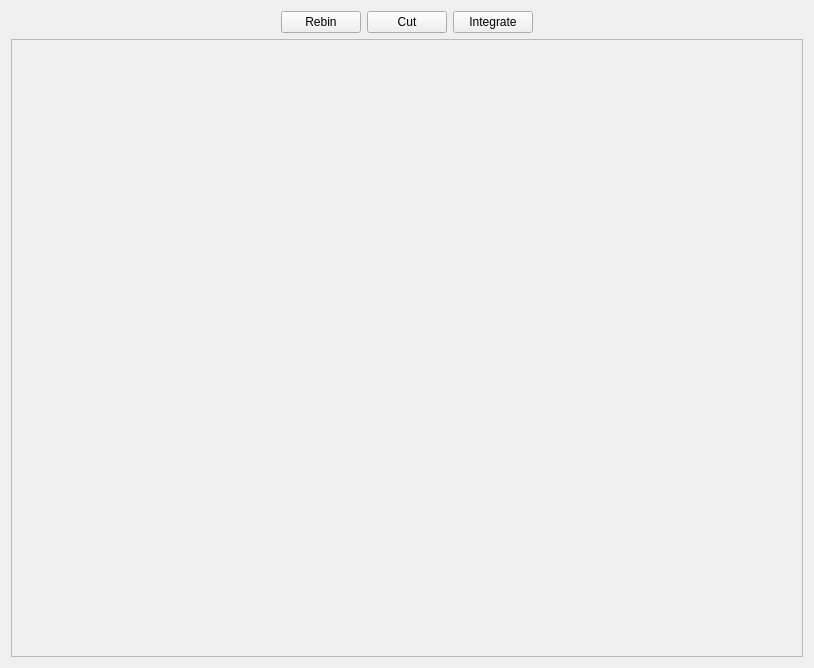
<?xml version="1.0" encoding="UTF-8"?>
<ui version="4.0">
 <class>StandardViewClass</class>
 <widget class="QWidget" name="StandardViewClass">
  <property name="geometry">
   <rect>
    <x>0</x>
    <y>0</y>
    <width>814</width>
    <height>668</height>
   </rect>
  </property>
  <property name="windowTitle">
   <string>StandardView</string>
  </property>
  <layout class="QGridLayout" name="gridLayout">
   <item row="0" column="0">
    <layout class="QHBoxLayout" name="horizontalLayout">
     <item>
      <spacer name="horizontalSpacer">
       <property name="orientation">
        <enum>Qt::Horizontal</enum>
       </property>
       <property name="sizeHint" stdset="0">
        <size>
         <width>40</width>
         <height>20</height>
        </size>
       </property>
      </spacer>
     </item>
     <item>
      <widget class="QPushButton" name="rebinButton">
       <property name="text">
        <string>Rebin</string>
       </property>
      </widget>
     </item>
     <item>
      <widget class="QPushButton" name="cutButton">
       <property name="text">
        <string>Cut</string>
       </property>
      </widget>
     </item>
     <item>
      <widget class="QPushButton" name="integrateButton">
       <property name="text">
        <string>Integrate</string>
       </property>
      </widget>
     </item>
     <item>
      <spacer name="horizontalSpacer_2">
       <property name="orientation">
        <enum>Qt::Horizontal</enum>
       </property>
       <property name="sizeHint" stdset="0">
        <size>
         <width>40</width>
         <height>20</height>
        </size>
       </property>
      </spacer>
     </item>
    </layout>
   </item>
   <item row="1" column="0">
    <widget class="QFrame" name="renderFrame">
     <property name="minimumSize">
      <size>
       <width>600</width>
       <height>400</height>
      </size>
     </property>
     <property name="frameShape">
      <enum>QFrame::StyledPanel</enum>
     </property>
     <property name="frameShadow">
      <enum>QFrame::Raised</enum>
     </property>
    </widget>
   </item>
  </layout>
 </widget>
 <layoutdefault spacing="6" margin="11"/>
 <resources/>
 <connections/>
</ui>
